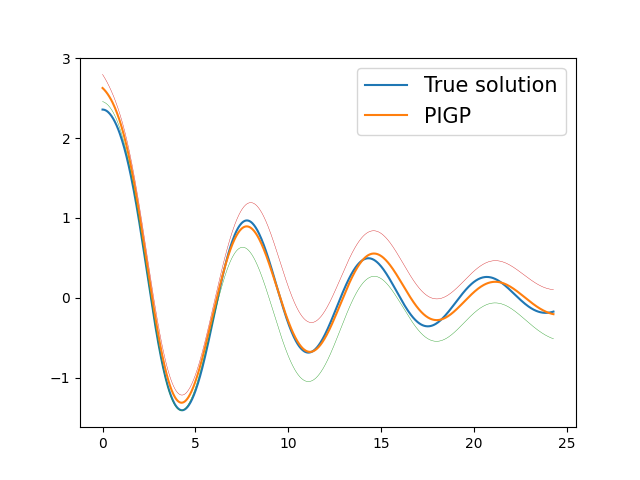

Write Python code to recreate this figure.
import numpy as np
from kernels import *
import random
import matplotlib.pyplot as plt
import optax
import jax
import jax.numpy as jnp
from kernel_matrix import Kernel_matrix
from jax import vmap
import pandas as pd

np.random.seed(0)
random.seed(0)


class GPRLatent:

    def __init__(self, X, y, X_col, jitter, X_test, Y_test):
        self.X = X
        self.y = y
        self.X_col = X_col
        self.jitter = jitter
        self.X_con = np.concatenate((X, X_col), axis=0)
        self.N = self.X.shape[0]
        self.N_col = self.X_col.shape[0]
        self.N_con = self.X_con.shape[0]
        self.K = RBF_kernel_u_1d()
        self.optimizer = optax.adam(0.01)
        self.kernel_matrix = Kernel_matrix(self.jitter, self.K, "Pendulum2")
        self.X_test = X_test
        self.Y_test = Y_test

    def KL_term(self, mu, L, K):
        Ltril = jnp.tril(L)
        # hh_expt = jnp.matmul(Ltril, Ltril.T) + jnp.matmul(mu, mu.T)
        hh_expt = jnp.matmul(Ltril, Ltril.T)
        kl = (0.5 * jnp.trace(jnp.linalg.solve(K, hh_expt)) + 0.5 * jnp.linalg.slogdet(K)[1] - 0.5 * jnp.sum(jnp.log(jnp.square(jnp.diag(Ltril)))))
        return kl

    @partial(jit, static_argnums=(0,))
    def loss(self, params, key):
        ls = params['ls']
        mu = params['mu']
        L1 = params['L1']
        L2 = params['L2']
        log_v = params['log_v']
        log_tau = params['log_tau']
        B = params['B']
        x_p = jnp.tile(self.X_con.flatten(), (self.N_con, 1)).T
        X1_p = x_p.flatten()
        X2_p = jnp.transpose(x_p).flatten()
        K = self.kernel_matrix.get_kernel_matrx(X1_p, X2_p, jnp.exp(ls))
        A = jnp.linalg.cholesky(K)
        V = jnp.diag(jnp.exp(L1.reshape(-1))) + jnp.matmul(L2, L2.T)
        V_cho = jnp.linalg.cholesky(V)
        eta = mu + jnp.matmul(V_cho, jax.random.normal(key, shape=(self.N_con * 3, 1)))
        f = jnp.matmul(A, eta)
        kl = self.KL_term(mu, V_cho, jnp.eye(self.N_con * 3))
        elbo = -kl + 0.5 * self.N * log_tau - 0.5 * jnp.exp(log_tau) * jnp.sum(jnp.square(f[:self.N].reshape(-1) - self.y.reshape(-1))) + 0.5 * self.N_col * log_v - 0.5 * jnp.exp(log_v) * jnp.sum(
            jnp.square(f[2 * self.N_con:3 * self.N_con].reshape(-1) + jnp.sin(f[:self.N_con]).reshape(-1) + jnp.exp(B) * f[self.N_con:2 * self.N_con].reshape(-1)))
        return (-elbo).sum()

    @partial(jit, static_argnums=(0,))
    def step(self, params, opt_state, key):
        loss, d_params = jax.value_and_grad(self.loss)(params, key)
        updates, opt_state = self.optimizer.update(d_params, opt_state, params)
        params = optax.apply_updates(params, updates)
        return params, opt_state, loss

    @partial(jit, static_argnums=(0,))
    def preds(self, params, Xte):
        ls = params['ls']
        mu = params['mu']
        L1 = params['L1']
        L2 = params['L2']
        x_p = jnp.tile(self.X_con.flatten(), (self.N_con, 1)).T
        X1_p = x_p.flatten()
        X2_p = jnp.transpose(x_p).flatten()
        K = self.kernel_matrix.get_kernel_matrx(X1_p, X2_p, jnp.exp(ls))
        A = jnp.linalg.cholesky(K)
        eta = mu
        f = jnp.matmul(A, eta)
        N_te = Xte.shape[0]
        x_p11 = jnp.tile(Xte.flatten(), (self.N_con, 1)).T
        x_p22 = jnp.tile(self.X_con.flatten(), (N_te, 1)).T
        X1_p2 = x_p11.flatten()
        X2_p2 = jnp.transpose(x_p22).flatten()
        K_u = vmap(self.K.kappa, (0, 0, None))(X1_p2.flatten(), X2_p2.flatten(), jnp.exp(ls)).reshape(N_te, self.N_con)
        K_u_t = vmap(self.K.D_y1_kappa, (0, 0, None))(X1_p2.flatten(), X2_p2.flatten(), jnp.exp(ls)).reshape(N_te, self.N_con)
        K_u_tt = vmap(self.K.DD_y1_kappa, (0, 0, None))(X1_p2.flatten(), X2_p2.flatten(), jnp.exp(ls)).reshape(N_te, self.N_con)
        temp = jnp.concatenate((K_u, K_u_t, K_u_tt), axis=1)
        preds = jnp.matmul(temp, jnp.linalg.solve(K, f))
        K_cho = jnp.linalg.cholesky(K)
        V = jnp.diag(jnp.exp(L1.reshape(-1))) + jnp.matmul(L2, L2.T)
        V_cho = jnp.linalg.cholesky(V)
        temp1 = jnp.linalg.solve(K_cho.T, V_cho)
        temp2 = jnp.matmul(temp1, temp1.T)
        pred_stds = (1 + self.jitter - (temp * jnp.linalg.solve(K, temp.T).T).sum(1) + (temp * jnp.matmul(temp2, temp.T).T).sum(1))
        return preds, pred_stds**0.5

    def train(self, iter):
        key = jax.random.PRNGKey(0)
        params = {
            "ls": np.array([0.0]),
            "log_v": np.array([0.0]),
            "log_tau": np.array([0.0]),
            "B": np.array([0.0]),
            "mu": np.zeros((self.N_con * 3, 1)),
            "L1": -10 * np.ones((self.N_con * 3, 1)),
            "L2": 1 * np.zeros((self.N_con * 3, self.N_con * 3)),
        }
        opt_state = self.optimizer.init(params)

        min_err = 2.0
        print("here")
        for i in range(iter):
            key, sub_key = jax.random.split(key)
            params, opt_state, loss = self.step(params, opt_state, sub_key)
            if i % 10 == 0 or i >= 1500:
                preds, pred_stds = self.preds(params, self.X_test)
                err = jnp.sqrt(jnp.mean(jnp.square(preds.reshape((-1, 1)) - self.Y_test.reshape((-1, 1)))))
                if (err < min_err):
                    min_err = err
                    print("It ", i, "Found min RMSE ", err)
                    plt.plot(self.X_test, self.Y_test)
                    plt.plot(self.X_test, preds)
                    plt.plot(self.X_test, preds.reshape(-1) - pred_stds.reshape(-1), linewidth=.3)
                    plt.plot(self.X_test, preds.reshape(-1) + pred_stds.reshape(-1), linewidth=.3)
                    plt.legend(["True solution", "PIGP"], prop={"size": 15})
                    plt.savefig("damping_noise")
                    plt.clf()


def test(M):
    infile1 = "./Data/damping_train.csv"
    infile2 = "./Data/damping_test.csv"
    X_train = ((pd.read_csv(infile1)).to_numpy()[:, :-1]).reshape(-1, 1)
    Y_train = (pd.read_csv(infile1)).to_numpy()[:, -1].reshape(-1, 1) + np.sqrt(0.1) * np.random.randn(16, 1)
    X_test0 = (pd.read_csv(infile2)).to_numpy()
    X_test0 = X_test0[np.argsort(X_test0[:, 0])]
    X_test = (X_test0[:, :-1]).reshape(-1, 1)
    Y_test = X_test0[:, -1].reshape(-1, 1)
    X_col = np.min(X_test, 0) + (np.max(X_test, 0) - np.min(X_test, 0)) * (np.linspace(0, 1, num=M)).reshape((-1, 1))
    model_PIGP = GPRLatent(X_train, Y_train, X_col, 1e-6, X_test, Y_test)
    np.random.seed(123)
    random.seed(123)
    nepoch = 5000
    model_PIGP.train(nepoch)


test(20)